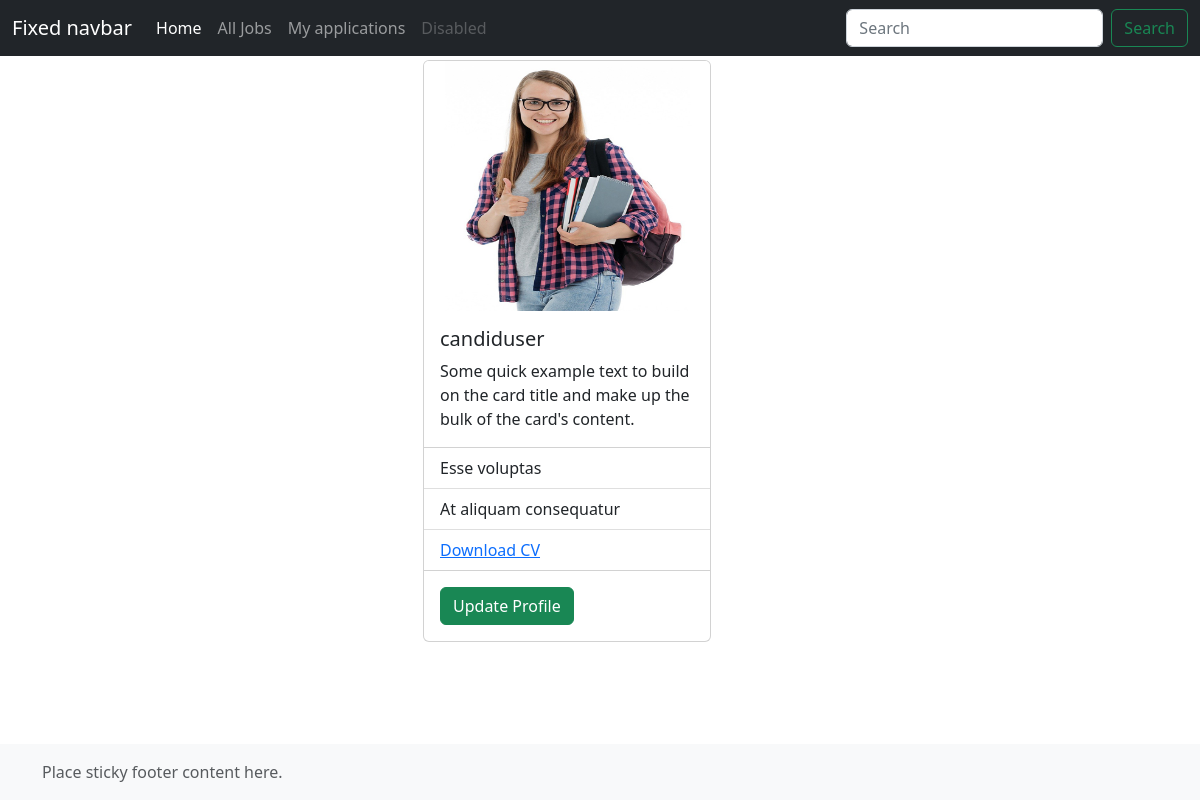
The app's page /candidate/profile/detail/ (signed in) with its own data.
### employer/models.py (models this page shows)
class User(AbstractUser):
    options = (
        ("employer", 'employer'),
        ("candidate", "candidate")
    )
    role = models.CharField(max_length=120, choices=options, default="candidate")
    phone = models.CharField(max_length=120, null=True)

### candidate/models.py (models this page shows)
class CandidateProfile(models.Model):
    user = models.OneToOneField(User, on_delete=models.CASCADE, related_name="candidate")
    profile_pic = models.ImageField(upload_to="cand_profiles")
    resume = models.FileField(upload_to="cvs", null=True)
    qualification = models.CharField(max_length=120)
    skills = models.CharField(max_length=120)
    experience = models.PositiveIntegerField(default=0)

### candidate/views.py (the view)
# urls.py: path('profile/detail/', views.CandidateProfileDetailView.as_view(), name="cand-profdetail"),
class CandidateProfileDetailView(TemplateView):
    template_name = "candidates/can-profiledetail.html"

### candidate/templates/candidates/can-profiledetail.html
{% extends 'candidates/base.html' %}
{% load static %}
{% block body_block %}
<div class="row">
  <div class="col-4"></div>
  <div class="col-4">
    <div class="card" style="width: 18rem;">
      <img src="{{ request.user.candidate.profile_pic.url }}" class="card-img-top" alt="something fishy..." style="max-height: 250px">
      <div class="card-body">
        <h5 class="card-title">{{ request.user.first_name }}</h5>
        <p class="card-text">Some quick example text to build on the card title and make up the bulk of the card's content.</p>
      </div>
      <ul class="list-group list-group-flush">
        <li class="list-group-item">{{ request.user.candidate.qualification }}</li>
        <li class="list-group-item">{{ request.user.candidate.skills }}</li>
        <li class="list-group-item">
          <a href="{{ request.user.candidate.resume.url }}">Download CV</a>
        </li>
      </ul>
      <div class="card-body">
        <a href="{% url 'cand-profedit' %}" class="card-link btn btn-success">Update Profile</a>
      </div>
    </div>
  </div>
  <div class="col-4"></div>
</div>
{% endblock %}

### records on screen
User: user.candidate.profile_pic (picture), user.first_name "candiduser", user.candidate.qualification "Esse voluptas", user.candidate.skills "At aliquam consequatur"
